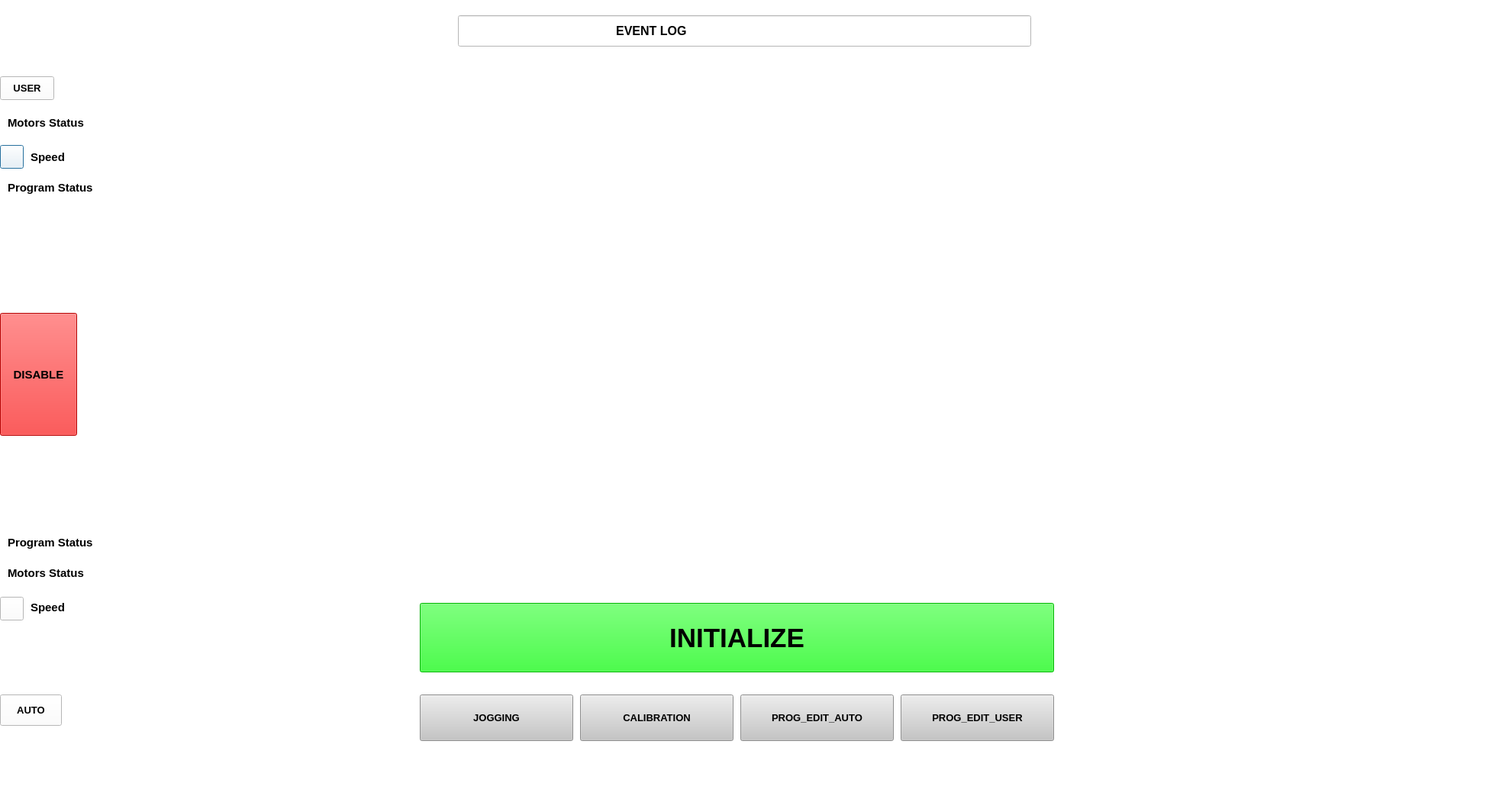
<?xml version="1.0" encoding="UTF-8"?>
<ui version="4.0">
 <class>Dialog</class>
 <widget class="QDialog" name="Dialog">
  <property name="geometry">
   <rect>
    <x>0</x>
    <y>0</y>
    <width>1981</width>
    <height>1064</height>
   </rect>
  </property>
  <property name="windowTitle">
   <string>Dialog</string>
  </property>
  <property name="styleSheet">
   <string notr="true">background-color: rgb(255, 255, 255);</string>
  </property>
  <widget class="QLineEdit" name="lineEdit">
   <property name="geometry">
    <rect>
     <x>600</x>
     <y>20</y>
     <width>751</width>
     <height>41</height>
    </rect>
   </property>
   <property name="font">
    <font>
     <pointsize>12</pointsize>
     <weight>75</weight>
     <bold>true</bold>
    </font>
   </property>
   <property name="text">
    <string>                                              EVENT LOG</string>
   </property>
  </widget>
  <widget class="QLabel" name="label_4">
   <property name="geometry">
    <rect>
     <x>610</x>
     <y>30</y>
     <width>21</width>
     <height>21</height>
    </rect>
   </property>
   <property name="text">
    <string/>
   </property>
   <property name="pixmap">
    <pixmap>../images_home/info.png</pixmap>
   </property>
   <property name="scaledContents">
    <bool>true</bool>
   </property>
  </widget>
  <widget class="QLabel" name="label_5">
   <property name="geometry">
    <rect>
     <x>550</x>
     <y>110</y>
     <width>831</width>
     <height>671</height>
    </rect>
   </property>
   <property name="text">
    <string/>
   </property>
   <property name="pixmap">
    <pixmap>../images_home/logo.png</pixmap>
   </property>
   <property name="scaledContents">
    <bool>true</bool>
   </property>
  </widget>
  <widget class="QLabel" name="label_6">
   <property name="geometry">
    <rect>
     <x>1540</x>
     <y>700</y>
     <width>311</width>
     <height>251</height>
    </rect>
   </property>
   <property name="text">
    <string/>
   </property>
   <property name="pixmap">
    <pixmap>../images_home/1.png</pixmap>
   </property>
   <property name="scaledContents">
    <bool>true</bool>
   </property>
  </widget>
  <widget class="QLabel" name="label_7">
   <property name="geometry">
    <rect>
     <x>10</x>
     <y>840</y>
     <width>51</width>
     <height>61</height>
    </rect>
   </property>
   <property name="text">
    <string/>
   </property>
   <property name="pixmap">
    <pixmap>../images_home/a-removebg-preview.png</pixmap>
   </property>
   <property name="scaledContents">
    <bool>true</bool>
   </property>
  </widget>
  <widget class="QLabel" name="label_9">
   <property name="geometry">
    <rect>
     <x>10</x>
     <y>10</y>
     <width>51</width>
     <height>61</height>
    </rect>
   </property>
   <property name="text">
    <string/>
   </property>
   <property name="pixmap">
    <pixmap>../images_home/U.png</pixmap>
   </property>
   <property name="scaledContents">
    <bool>true</bool>
   </property>
  </widget>
  <widget class="QLabel" name="label_15">
   <property name="geometry">
    <rect>
     <x>1630</x>
     <y>50</y>
     <width>51</width>
     <height>41</height>
    </rect>
   </property>
   <property name="text">
    <string/>
   </property>
   <property name="pixmap">
    <pixmap>:/symbol/menu.png</pixmap>
   </property>
   <property name="scaledContents">
    <bool>true</bool>
   </property>
  </widget>
  <widget class="QLabel" name="label_46">
   <property name="geometry">
    <rect>
     <x>10</x>
     <y>230</y>
     <width>291</width>
     <height>31</height>
    </rect>
   </property>
   <property name="font">
    <font>
     <pointsize>11</pointsize>
     <weight>75</weight>
     <bold>true</bold>
    </font>
   </property>
   <property name="text">
    <string>Program Status</string>
   </property>
  </widget>
  <widget class="QLabel" name="label_44">
   <property name="geometry">
    <rect>
     <x>10</x>
     <y>140</y>
     <width>221</width>
     <height>41</height>
    </rect>
   </property>
   <property name="font">
    <font>
     <pointsize>11</pointsize>
     <weight>75</weight>
     <bold>true</bold>
    </font>
   </property>
   <property name="text">
    <string>Motors Status</string>
   </property>
  </widget>
  <widget class="QLabel" name="label_45">
   <property name="geometry">
    <rect>
     <x>40</x>
     <y>190</y>
     <width>111</width>
     <height>31</height>
    </rect>
   </property>
   <property name="font">
    <font>
     <pointsize>11</pointsize>
     <weight>75</weight>
     <bold>true</bold>
    </font>
   </property>
   <property name="text">
    <string>Speed</string>
   </property>
  </widget>
  <widget class="QPushButton" name="pushButton_5">
   <property name="geometry">
    <rect>
     <x>0</x>
     <y>190</y>
     <width>31</width>
     <height>31</height>
    </rect>
   </property>
   <property name="font">
    <font>
     <weight>75</weight>
     <bold>true</bold>
    </font>
   </property>
   <property name="text">
    <string/>
   </property>
   <property name="icon">
    <iconset>
     <normaloff>../images_home/speed_img.png</normaloff>../images_home/speed_img.png</iconset>
   </property>
  </widget>
  <widget class="QLabel" name="label_47">
   <property name="geometry">
    <rect>
     <x>10</x>
     <y>695</y>
     <width>231</width>
     <height>31</height>
    </rect>
   </property>
   <property name="font">
    <font>
     <pointsize>11</pointsize>
     <weight>75</weight>
     <bold>true</bold>
    </font>
   </property>
   <property name="text">
    <string>Program Status</string>
   </property>
  </widget>
  <widget class="QLabel" name="label_49">
   <property name="geometry">
    <rect>
     <x>40</x>
     <y>780</y>
     <width>111</width>
     <height>31</height>
    </rect>
   </property>
   <property name="font">
    <font>
     <pointsize>11</pointsize>
     <weight>75</weight>
     <bold>true</bold>
    </font>
   </property>
   <property name="text">
    <string>Speed</string>
   </property>
  </widget>
  <widget class="QPushButton" name="pushButton_7">
   <property name="geometry">
    <rect>
     <x>0</x>
     <y>782</y>
     <width>31</width>
     <height>31</height>
    </rect>
   </property>
   <property name="font">
    <font>
     <weight>75</weight>
     <bold>true</bold>
    </font>
   </property>
   <property name="text">
    <string/>
   </property>
   <property name="icon">
    <iconset>
     <normaloff>../images_home/speed_img.png</normaloff>../images_home/speed_img.png</iconset>
   </property>
  </widget>
  <widget class="QLabel" name="label_48">
   <property name="geometry">
    <rect>
     <x>10</x>
     <y>730</y>
     <width>211</width>
     <height>41</height>
    </rect>
   </property>
   <property name="font">
    <font>
     <pointsize>11</pointsize>
     <weight>75</weight>
     <bold>true</bold>
    </font>
   </property>
   <property name="text">
    <string>Motors Status</string>
   </property>
  </widget>
  <widget class="QPushButton" name="jogybtn2">
   <property name="geometry">
    <rect>
     <x>550</x>
     <y>910</y>
     <width>201</width>
     <height>61</height>
    </rect>
   </property>
   <property name="font">
    <font>
     <pointsize>10</pointsize>
     <weight>75</weight>
     <bold>true</bold>
    </font>
   </property>
   <property name="styleSheet">
    <string notr="true">background-color: rgb(255, 169, 21);
background-color: rgb(197, 197, 197);
</string>
   </property>
   <property name="text">
    <string>JOGGING</string>
   </property>
  </widget>
  <widget class="QPushButton" name="increment_5">
   <property name="geometry">
    <rect>
     <x>760</x>
     <y>910</y>
     <width>201</width>
     <height>61</height>
    </rect>
   </property>
   <property name="font">
    <font>
     <pointsize>10</pointsize>
     <weight>75</weight>
     <bold>true</bold>
    </font>
   </property>
   <property name="styleSheet">
    <string notr="true">background-color: rgb(255, 169, 21);
background-color: rgb(197, 197, 197);
</string>
   </property>
   <property name="text">
    <string>CALIBRATION</string>
   </property>
  </widget>
  <widget class="QPushButton" name="prguserbtn2">
   <property name="geometry">
    <rect>
     <x>1180</x>
     <y>910</y>
     <width>201</width>
     <height>61</height>
    </rect>
   </property>
   <property name="font">
    <font>
     <pointsize>10</pointsize>
     <weight>75</weight>
     <bold>true</bold>
    </font>
   </property>
   <property name="styleSheet">
    <string notr="true">background-color: rgb(255, 169, 21);
background-color: rgb(197, 197, 197);
</string>
   </property>
   <property name="text">
    <string>PROG_EDIT_USER</string>
   </property>
  </widget>
  <widget class="QPushButton" name="prgautobtn2">
   <property name="geometry">
    <rect>
     <x>970</x>
     <y>910</y>
     <width>201</width>
     <height>61</height>
    </rect>
   </property>
   <property name="font">
    <font>
     <pointsize>10</pointsize>
     <weight>75</weight>
     <bold>true</bold>
    </font>
   </property>
   <property name="styleSheet">
    <string notr="true">background-color: rgb(255, 169, 21);
background-color: rgb(197, 197, 197);
</string>
   </property>
   <property name="text">
    <string>PROG_EDIT_AUTO</string>
   </property>
  </widget>
  <widget class="QPushButton" name="increment_8">
   <property name="geometry">
    <rect>
     <x>550</x>
     <y>790</y>
     <width>831</width>
     <height>91</height>
    </rect>
   </property>
   <property name="font">
    <font>
     <pointsize>26</pointsize>
     <weight>75</weight>
     <bold>true</bold>
    </font>
   </property>
   <property name="styleSheet">
    <string notr="true">background-color: rgb(0, 255, 0);
</string>
   </property>
   <property name="text">
    <string>INITIALIZE</string>
   </property>
  </widget>
  <widget class="QPushButton" name="disablebtn2">
   <property name="geometry">
    <rect>
     <x>0</x>
     <y>410</y>
     <width>101</width>
     <height>161</height>
    </rect>
   </property>
   <property name="font">
    <font>
     <pointsize>11</pointsize>
     <weight>75</weight>
     <bold>true</bold>
    </font>
   </property>
   <property name="styleSheet">
    <string notr="true">background-color: rgb(255, 2, 2);</string>
   </property>
   <property name="text">
    <string>DISABLE</string>
   </property>
  </widget>
  <widget class="QPushButton" name="autobtn2">
   <property name="geometry">
    <rect>
     <x>0</x>
     <y>910</y>
     <width>81</width>
     <height>41</height>
    </rect>
   </property>
   <property name="font">
    <font>
     <pointsize>10</pointsize>
     <weight>75</weight>
     <bold>true</bold>
    </font>
   </property>
   <property name="text">
    <string>AUTO</string>
   </property>
  </widget>
  <widget class="QPushButton" name="userbtn2">
   <property name="geometry">
    <rect>
     <x>0</x>
     <y>100</y>
     <width>71</width>
     <height>31</height>
    </rect>
   </property>
   <property name="font">
    <font>
     <pointsize>10</pointsize>
     <weight>75</weight>
     <bold>true</bold>
    </font>
   </property>
   <property name="text">
    <string>USER</string>
   </property>
  </widget>
 </widget>
 <resources>
  <include location="../images_home/symbols.qrc"/>
 </resources>
 <connections/>
</ui>
